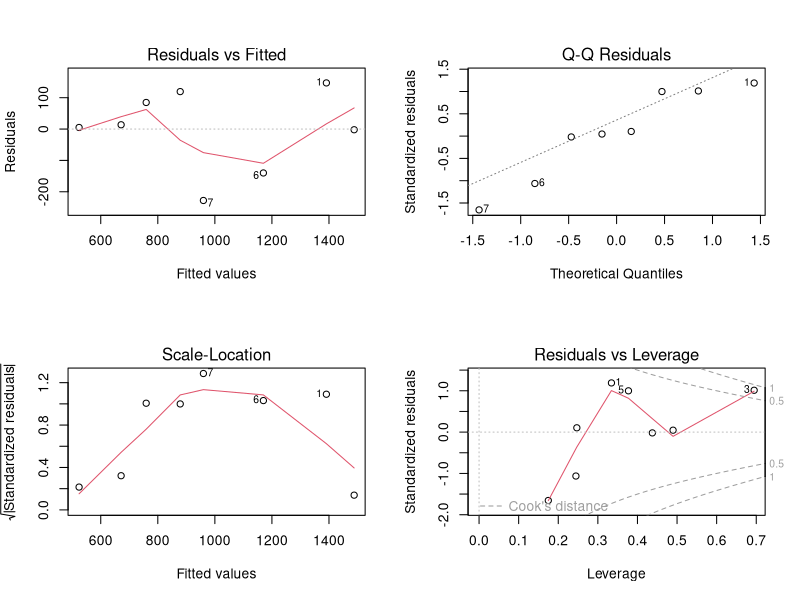
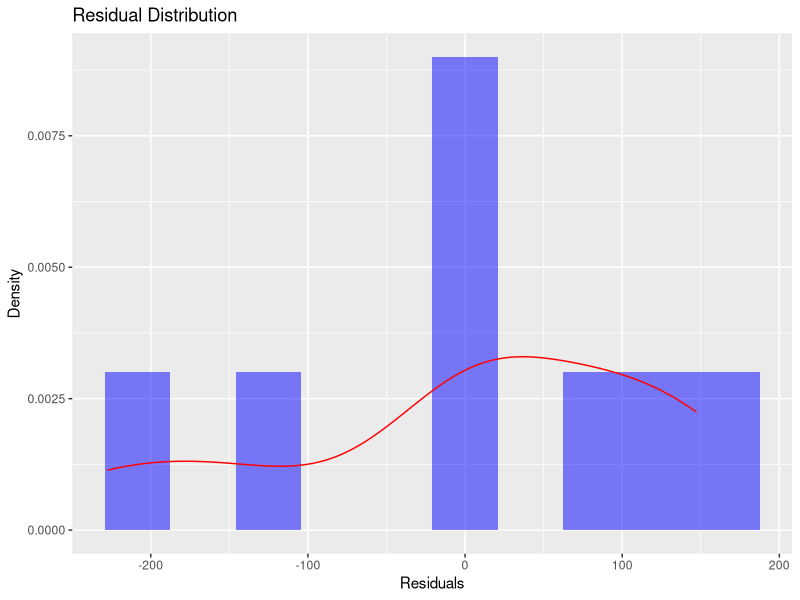

Source code (R) for these figures, in order:
# 加載所需數據
traffic_severity <- read.csv("traffic_severity.csv")
crime_rate_data <- read.csv("crime_rate_data.csv")

# 合併交通數據和犯罪數據
traffic_crime_data <- merge(traffic_severity, crime_rate_data, by.x = "Region", by.y = "district")

# 構建線性回歸模型
traffic_model <- lm(Total ~ crime_rate + population, data = traffic_crime_data)

# 檢查模型摘要
summary(traffic_model)

# 殘差診斷
par(mfrow = c(2, 2))
plot(traffic_model)

# 檢查殘差是否符合正態分佈
library(ggplot2)
ggplot(data = data.frame(residuals = residuals(traffic_model)), aes(x = residuals)) +
  geom_histogram(aes(y = ..density..), bins = 10, fill = "blue", alpha = 0.5) +
  geom_density(color = "red") +
  labs(title = "Residual Distribution", x = "Residuals", y = "Density")

# 如果殘差有異常，可以嘗試加入新變數
# 嘗試加入 band1_ratio 或 band2_ratio
school_summary <- read.csv("school_summary.csv")  # 假設學校數據預處理後保存為 CSV
traffic_crime_data <- merge(traffic_crime_data, school_summary, by.x = "Region", by.y = "地區")

traffic_model_improved <- lm(Total ~ crime_rate + population + band1_ratio + band2_ratio, data = traffic_crime_data)
summary(traffic_model_improved)